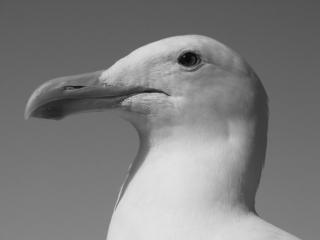
#> input picture projects/dithering/media/gull.jpg, 320 x 240 px
$ python dithering.py
#> lines starting #> are read from the running program, lines starting #| are printed output that depends on the picture; after the words box and inside, x2 and y2 are one past the last pixel; in counts of white or black regions, pixels touching at a corner belong together
import numpy as np
from PIL import Image

# load sea gull image
img = Image.open("media/gull.jpg")
#> img is the input picture: PIL image 320x240 L; min 5, max 226, mean 126.6

# finds closest match in reduced palette
def quantize(color, n):
    color = np.round(color/255*(n-1)) * 255/(n-1)
    return np.clip(color, 0, 255)

# reduce color palette to 'n' grey values
def quantization(n):
    pixels = np.array(img)
    quantized = quantize(pixels, n)
    return Image.fromarray(quantized).convert('RGB')

# color reduction using dithering
def dithering(n):
    pixels = np.array(img)

    for y in range(1,img.width-1):
        for x in range(0,img.height-1):
            oldpixel = pixels[x][y]
            newpixel = quantize(oldpixel, n)
            pixels[x][y] = newpixel
            quant_error = oldpixel - newpixel
            pixels[x+1][y  ] += quant_error * 7 / 16
            pixels[x-1][y+1] += quant_error * 3 / 16
            pixels[x  ][y+1] += quant_error * 5 / 16
            pixels[x+1][y+1] += quant_error * 1 / 16

    return Image.fromarray(pixels).convert('RGB')

# save quantization of sea gull
q = Image.new('RGB', (img.width * 3, img.height))
#> q: PIL image 960x240 RGB; every value is 0
q.paste(img, (0, 0))
q.paste(quantization(2), (img.width * 1, 0))
#> in quantize, `color = np.round(color/255*(n-1)) * 255/(n-1)`:
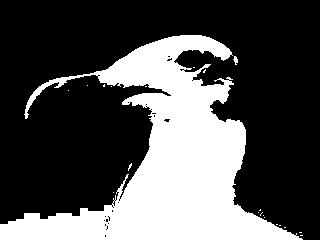
#> color: shape (240, 320) float64; 31.5% white; 21 white regions (19 under 20 px), largest, box (x1, y1, x2, y2) and area: (0, 35, 303, 240) 24087, (233, 56, 238, 65) 27
q.paste(quantization(5), (img.width * 2, 0))
#> call 2 of quantize, with n = 5
#> in quantize (call 2), `color = np.round(color/255*(n-1)) * 255/(n-1)`:
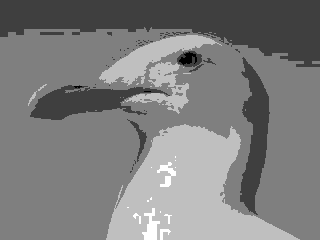
#> color: shape (240, 320) float64; min 0, max 255, mean 126.1
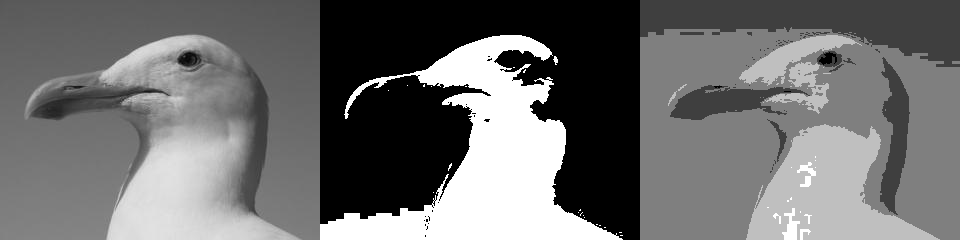
#> q: PIL image 960x240 RGB; min 0, max 255, mean 110.8
q.save("media/quantization.jpg", optimze=True)

# save dithering of sea gull
d = Image.new('RGB', (img.width * 3, img.height))
d.paste(img, (0, 0))
d.paste(dithering(2), (img.width * 1, 0))
#> after the loop in dithering, `for y in range(1,img.width-1):`:
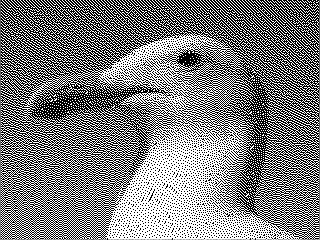
#> pixels: shape (240, 320); min 0, max 255, mean 124.5
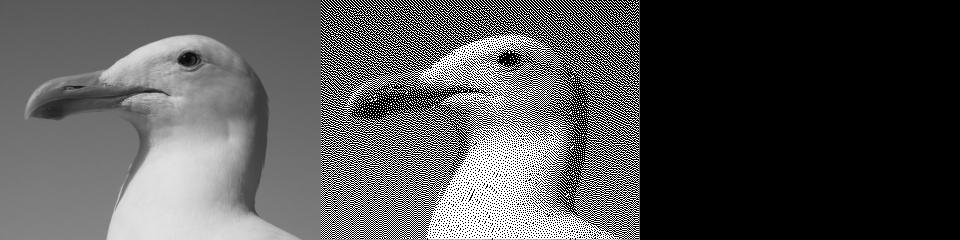
#> d: PIL image 960x240 RGB; min 0, max 255, mean 83.7
d.paste(dithering(5), (img.width * 2, 0))
#> call 2 of dithering, with n = 5
#> after the loop in dithering (call 2), `for y in range(1,img.width-1):`:
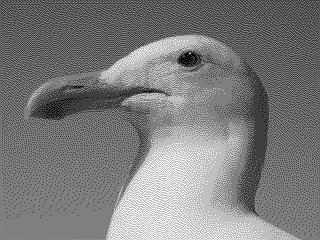
#> pixels: shape (240, 320); min 0, max 255, mean 124.1
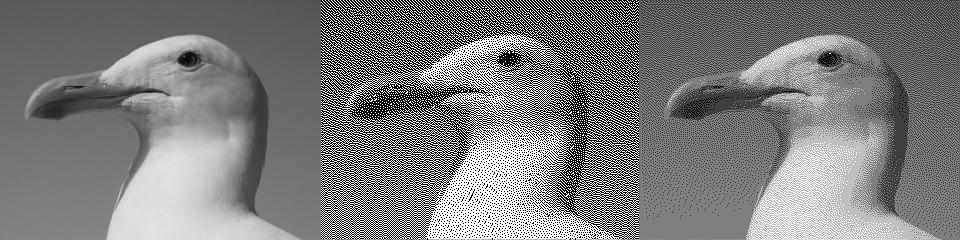
#> d: PIL image 960x240 RGB; min 0, max 255, mean 125
d.save("media/dithering.jpg", optimze=True)
